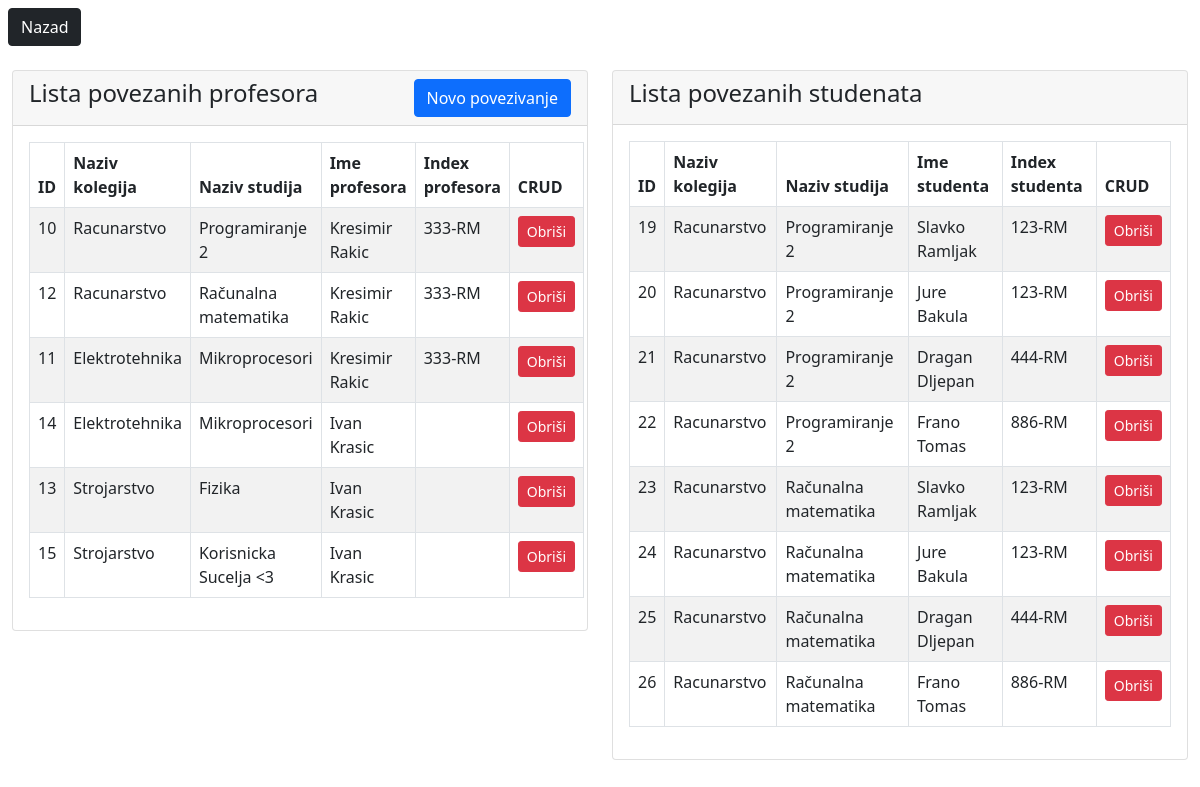
The page /forAdmin/vezaTable.php (signed in) on the database its author committed.
### tables this page shows
CREATE TABLE `studij` (
  `id` int(11) NOT NULL,
  `naziv` varchar(150) NOT NULL
);

CREATE TABLE `veza` (
  `id` int(11) NOT NULL,
  `kolegij_id` int(11) NOT NULL,
  `profesor_id` int(11) DEFAULT NULL
);

CREATE TABLE `kolegij` (
  `id` int(11) NOT NULL,
  `naziv` varchar(100) NOT NULL,
  `studij_id` int(11) NOT NULL
);

CREATE TABLE `users` (
  `id` int(11) NOT NULL,
  `name` varchar(255) DEFAULT NULL,
  `full_name` varchar(255) DEFAULT NULL,
  `indeks` varchar(20) DEFAULT NULL,
  `pass` varchar(255) DEFAULT NULL,
  `role` enum('admin','professor','student') DEFAULT NULL
);

CREATE TABLE `vezastudent` (
  `id` int(11) NOT NULL,
  `kolegij_id` int(11) NOT NULL,
  `student_id` int(11) NOT NULL
);

### forAdmin/vezaTable.php (the view, shortened to what this page needs)
<?php
  include "../php/db_conn.php";
  if (isset($_SESSION['name']) && isset($_SESSION['id'])) {
?>
<!DOCTYPE html>
<html lang="en">
<head>
  <link href="https://cdn.jsdelivr.net/npm/bootstrap@5.0.2/dist/css/bootstrap.min.css" rel="stylesheet">
</head>
<body>
  <a href="./home.php" class="btn btn-dark mt-2 ms-2">Nazad</a>
  <div class="container-fluid mt-4">
    <div class="row">
      <div class="col-6">
        <div class="card">
          <div class="card-header">
            <h4>
              Lista povezanih profesora
              <a href="./vezaCreate.php" class="btn btn-primary float-end">Novo povezivanje</a>
            </h4>
          </div>
          <div class="card-body">
           <table class="table table-bordered table-striped">
            <thead>
              <tr>
                <th>ID</th>
                <th>Naziv kolegija</th>
                <th>Naziv studija</th>
                <th>Ime profesora</th>
                <th>Index profesora</th>
                <th>CRUD</th>
              </tr>
            </thead>
            <tbody>
              <?php
                $query = "select v.id, s.naziv as 'studij_naziv', k.naziv as 'kolegij_naziv',u.full_name as 'profesor_ime', u.indeks as 'profesor_index'
                FROM studij s
                JOIN kolegij k ON s.id = k.studij_id
                JOIN veza v ON k.id = v.kolegij_id
                JOIN users u ON v.profesor_id = u.id";
                $query_run = mysqli_query($conn, $query);
                if(mysqli_num_rows($query_run) > 0){
                  foreach($query_run as $veza){
                    ?>
                    <tr>
                      <td><?= $veza['id']; ?></td>
                      <td><?= $veza['studij_naziv']; ?></td>
                      <td><?= $veza['kolegij_naziv']; ?></td>
                      <td><?= $veza['profesor_ime']; ?></td>
                      <td><?= $veza['profesor_index']; ?></td>
                      <td>
                        <form action="vezaCode.php" method="POST" class="d-inline">
                          <button type="submit" name="delete_veza" value="<?=$veza['id'];?>" class="btn btn-danger btn-sm">Obriši</button>
                        </form>
                      </td>
                    </tr>
                  <?php
                  }
                }
                else{
                  echo "<h5>Nema povezanih profesora sa kolegijima!</h5>";
                }
              ?>
            </tbody>
           </table>
          </div>
      </div>
    </div>
    <div class="col-6">
        <div class="card">
          <div class="card-header">
            <h4>
              Lista povezanih studenata
            </h4>
          </div>
          <div class="card-body">
           <table class="table table-bordered table-striped">
            <thead>
              <tr>
                <th>ID</th>
                <th>Naziv kolegija</th>
                <th>Naziv studija</th>
                <th>Ime studenta</th>
                <th>Index studenta</th>
                <th>CRUD</th>
              </tr>
            </thead>
            <tbody>
              <?php
                $query = "select v.id, s.naziv as 'studij_naziv', k.naziv as 'kolegij_naziv',u.full_name as 'student_ime', u.indeks as 'student_index'
                FROM studij s
                JOIN kolegij k ON s.id = k.studij_id
                JOIN vezastudent v ON k.id = v.kolegij_id
                JOIN users u ON v.student_id = u.id";
                $query_run = mysqli_query($conn, $query);
                if(mysqli_num_rows($query_run) > 0){
                  foreach($query_run as $veza){
                    ?>
                    <tr>
                      <td><?= $veza['id']; ?></td>
                      <td><?= $veza['studij_naziv']; ?></td>
                      <td><?= $veza['kolegij_naziv']; ?></td>
                      <td><?= $veza['student_ime']; ?></td>
                      <td><?= $veza['student_index']; ?></td>
                      <td>
                        <form action="vezaCode.php" method="POST" class="d-inline">
                          <button type="submit" name="delete_veza_student" value="<?=$veza['id'];?>" class="btn btn-danger btn-sm">Obriši</button>
                        </form>
                      </td>
                    </tr>
                  <?php
                  }
                }
                else{
                  echo "<h5>Nema povezanih profesora sa kolegijima!</h5>";
                }
              ?>
            </tbody>
           </table>
          </div>
      </div>
    </div>
  </div>
</div>
</body>
</html>
<?php }else{
	header("Location: ../index.php");
} ?>

### rows shown on the page
studij: veza.id "10", naziv "Racunarstvo", kolegij.naziv "Programiranje 2", users.full_name "Kresimir Rakic", users.indeks "333-RM", veza.id "12", kolegij.naziv "Računalna matematika", vezastudent.id "19", users.full_name "Slavko Ramljak", users.indeks "123-RM", vezastudent.id "20", users.full_name "Jure Bakula", vezastudent.id "21", users.full_name "Dragan Dljepan", users.indeks "444-RM", vezastudent.id "22", users.full_name "Frano Tomas", users.indeks "886-RM", vezastudent.id "23", vezastudent.id "24", vezastudent.id "25", vezastudent.id "26"
studij: veza.id "11", naziv "Elektrotehnika", kolegij.naziv "Mikroprocesori", users.full_name "Kresimir Rakic", users.indeks "333-RM", veza.id "14", users.full_name "Ivan Krasic"
studij: veza.id "13", naziv "Strojarstvo", kolegij.naziv "Fizika", users.full_name "Ivan Krasic", veza.id "15", kolegij.naziv "Korisnicka Sucelja <3"
